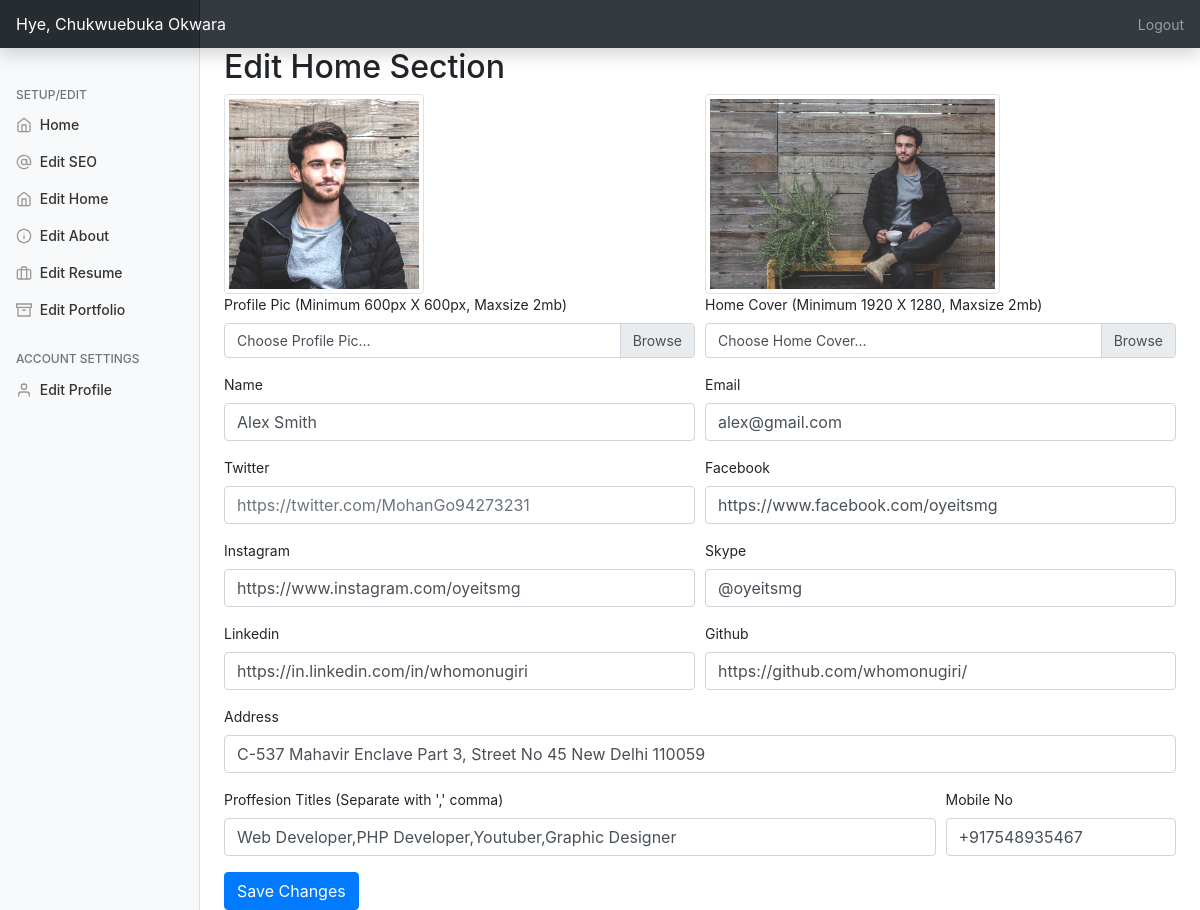
Before: /admin/?edithome=true (signed in) with the older database file.
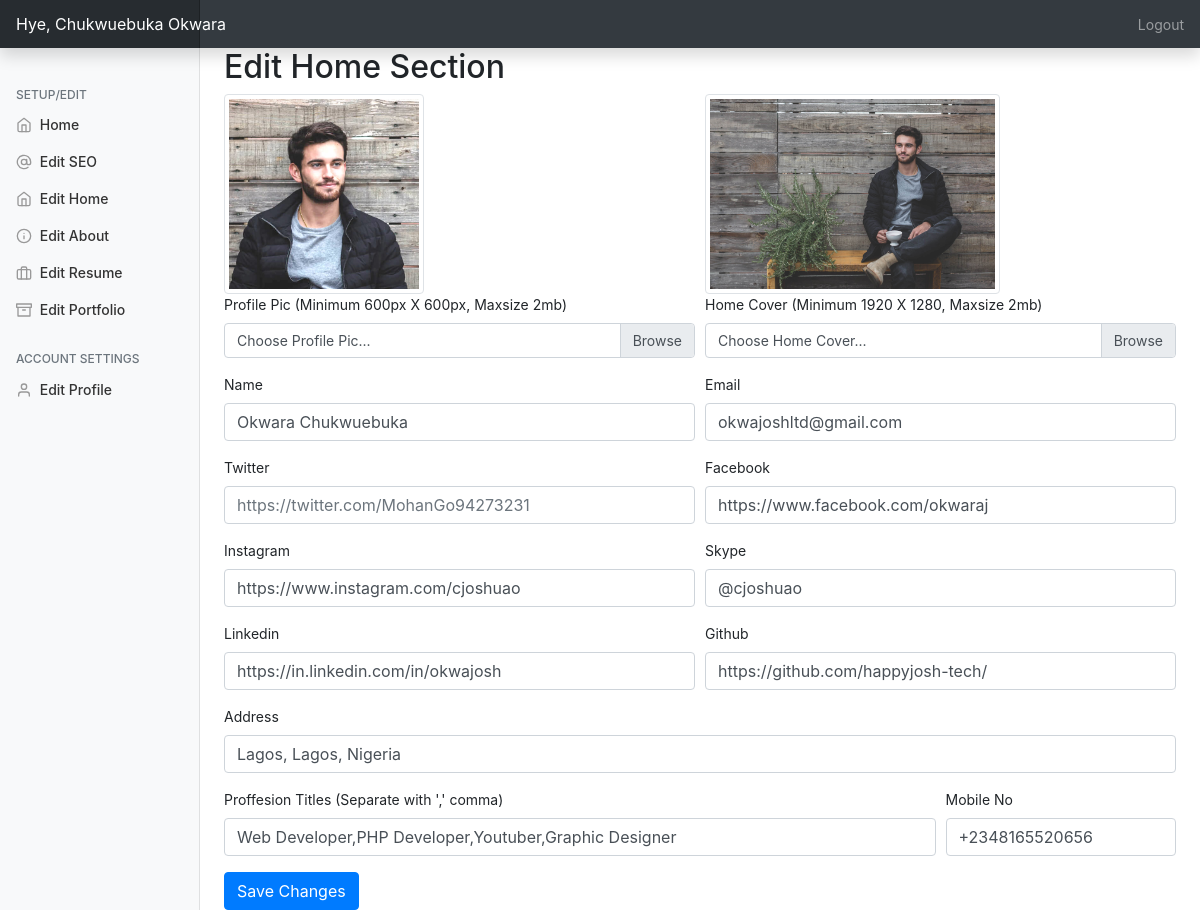
After: the same page with the newer database file.
### tables this page shows
CREATE TABLE `personal_setup` (
  `id` int(11) NOT NULL,
  `profilepic` varchar(250) NOT NULL,
  `name` varchar(250) NOT NULL,
  `twitter` varchar(200) NOT NULL,
  `facebook` varchar(200) NOT NULL,
  `instagram` varchar(200) NOT NULL,
  `skype` varchar(200) NOT NULL,
  `linkedin` varchar(200) NOT NULL,
  `github` varchar(200) NOT NULL,
  `homewallpaper` varchar(200) NOT NULL,
  `professions` varchar(200) NOT NULL,
  `location` text NOT NULL,
  `mobile` varchar(200) NOT NULL,
  `emailid` varchar(200) NOT NULL
);

### admin/php/home.php (the view, shortened to what this page needs)
<h2>Edit Home Section</h2>
         <form method="post" action="php/uhome.php" enctype="multipart/form-data">
  <div class="form-row">
  <div class="form-group col-md-6">
  <img src="../assets/img/<?=$data['profilepic']?>" class="oo img-thumbnail"><br>
  <label>Profile Pic (Minimum 600px X 600px, Maxsize 2mb)</label>
  <div class="custom-file">
    <label class="custom-file-label" for="profilepic">Choose Profile Pic...</label>
  </div></div>
  <div class="form-group col-md-6">
  <img src="../assets/img/<?=$data['homewallpaper']?>" class="oo img-thumbnail">
  <label>Home Cover (Minimum 1920 X 1280, Maxsize 2mb)</label>
  <div class="custom-file">
    <label class="custom-file-label" for="profilepic">Choose Home Cover...</label>
  </div></div>
   <div class="form-group col-md-6">
      <label for="name">Name</label>
      <input type="name" name="name" value="<?=$data['name']?>" class="form-control" id="name" placeholder="Mohan Goswami">
    </div>
    <div class="form-group col-md-6">
      <label for="email">Email</label>
      <input type="email" name="email" value="<?=$data['emailid']?>" class="form-control" id="email" placeholder="workwithmohan@gmail.com">
    </div>
    <div class="form-group col-md-6">
      <label for="twitter">Twitter</label>
      <input type="text" class="form-control" value="<?=$data['twitter']?>" name="twitter" id="twitter" placeholder="https://twitter.com/MohanGo94273231">
    </div>
    <div class="form-group col-md-6">
      <label for="facebook">Facebook</label>
      <input type="text" class="form-control" value="<?=$data['facebook']?>" name="facebook" id="facebook" placeholder="https://facebook.com/MohanGo94273231">
    </div>
    <div class="form-group col-md-6">
      <label for="instagram">Instagram</label>
      <input type="text" class="form-control" value="<?=$data['instagram']?>" name="instagram" id="instagram" placeholder="https://instagram.com/MohanGo94273231">
    </div>
    <div class="form-group col-md-6">
      <label for="skype">Skype</label>
      <input type="text" value="<?=$data['skype']?>" class="form-control" name="skype" id="skype" placeholder="@monu250">
    </div>
    <div class="form-group col-md-6">
      <label for="linkedin">Linkedin</label>
      <input type="text" class="form-control" value="<?=$data['linkedin']?>" name="linkedin" id="linkedin" placeholder="https://linkedin.com/MohanGo94273231">
    </div>
    <div class="form-group col-md-6">
      <label for="github">Github</label>
      <input type="text" class="form-control"  value="<?=$data['github']?>" name="github" id="github" placeholder="https://github.com/MohanGo94273231">
    </div>
  </div>
  <div class="form-group">
    <label for="address">Address</label>
    <input type="text" name="address" value="<?=$data['location']?>" class="form-control" id="address" placeholder="C-537 Mahavir Enclave Part-3, New Delhi 110059">
  </div>
  <div class="form-row">
  <div class="form-group col-md-9">
    <label for="profession">Proffesion Titles (Separate with ',' comma)</label>
    <input type="text" class="form-control" name="profession" value="<?=$data['professions']?>" id="profession" placeholder="Web Developer,PHP Developer,Graphic Designer">
  </div>
  <div class="form-group col-md-3">
    <label for="mobile">Mobile No</label>
    <input type="text" class="form-control" value="<?=$data['mobile']?>" name="mobile" id="mobile" placeholder="+917838403916">
  </div>
             </div>
  <input type="submit" name="save" class="btn btn-primary" value="Save Changes">
</form>

### admin/index.php (shortened to what this page needs)
<?php
include('../include/db.php');
$query="SELECT * FROM personal_setup,aboutus_setup,basic_setup,admin_users";
$queryrun=mysqli_query($db,$query);
$data=mysqli_fetch_array($queryrun);
?>
<!doctype html>
<html lang="en">
  <head>
<link href="assets/dist/css/bootstrap.css" rel="stylesheet">
    <link href="css/dashboard.css" rel="stylesheet">
  </head>
  <body>
    <nav class="navbar navbar-dark sticky-top bg-dark flex-md-nowrap p-0 shadow">
  <a class="navbar-brand col-md-3 col-lg-2 mr-0 px-3" href="#">Hye, <?=$_SESSION['username']?></a>
  <ul class="navbar-nav px-3">
    <li class="nav-item text-nowrap">
      <a class="nav-link" href="php/logout.php">Logout</a>
    </li>
  </ul>
</nav>
<div class="container-fluid">
  <div class="row">
    <nav id="sidebarMenu" class="col-md-3 col-lg-2 d-md-block bg-light sidebar collapse">
      <div class="sidebar-sticky pt-3">
        <ul class="nav flex-column">
          <h6 class="sidebar-heading d-flex justify-content-between align-items-center px-3 mt-4 mb-1 text-muted">
          <span>Setup/Edit</span>
        </h6>
        <li class="nav-item">
            <a class="nav-link" href="../admin/">
              <span data-feather="home"></span>
            Home
            </a>
          </li>
         <li class="nav-item">
            <a class="nav-link" href="?editseo=true">
              <span data-feather="at-sign"></span>
              Edit SEO
            </a>
          </li>
          <li class="nav-item">
            <a class="nav-link" href="?edithome=true">
              <span data-feather="home"></span>
              Edit Home
            </a>
          </li>
          <li class="nav-item">
            <a class="nav-link" href="?editabout=true">
              <span data-feather="info"></span>
              Edit About
            </a>
          </li>
          <li class="nav-item">
            <a class="nav-link" href="?editresume=true">
              <span data-feather="briefcase"></span>
              Edit Resume
            </a>
          </li>
          <li class="nav-item">
            <a class="nav-link" href="?editportfolio=true">
              <span data-feather="archive"></span>
              Edit Portfolio
            </a>
          </li>
        </ul>
        <h6 class="sidebar-heading d-flex justify-content-between align-items-center px-3 mt-4 mb-1 text-muted">
          <span>Account Settings</span>
        </h6>
        <ul class="nav flex-column mb-2">
          <li class="nav-item">
            <a class="nav-link" href="?editprofile=true">
              <span data-feather="user"></span>
              Edit Profile
            </a>
          </li>
        </ul>
      </div>
    </nav>
    <main role="main" class="col-md-9 ml-sm-auto col-lg-10 px-md-4">
<?php
     if(isset($_GET['edithome'])){
     include('php/home.php');
     }else if(isset($_GET['editabout'])){
         include('php/about.php');
     }else if(isset($_GET['editresume'])){
       include('php/resume.php');
     }else if(isset($_GET['editportfolio'])){
      include('php/portfolio.php');
     }else if(isset($_GET['editseo'])){
         include('php/seo.php');
     }else if(isset($_GET['editprofile'])){ ?>
        <h2>Edit Profile</h2>
    <?php
         if(isset($_GET['msg'])){
  if($_GET['msg']=='updated'){
      ?>
      <div class="alert alert-success text-center" role="alert">
  Successfully Updated !
</div>
      <?php
  }
 }
?>
         <form method="post" action="php/uprofile.php">
         <div class="form-row">
             <div class="form-group col-md-6">
    <label for="ptitle">Name</label>
    <input type="text" name="username" value="<?=$data['username']?>" class="form-control" id="ptitle" placeholder="Monu Giri">
  </div>
        <div class="form-group col-md-6">
    <label for="psubtitle">Password</label>
    <input type="text" name="userpass" value="<?=$data['user_pass']?>" class="form-control" id="psubtitle" placeholder="*************">
  </div>
        <div class="form-group col-md-12">
    <label for="psubtitle">Email Id</label>
    <input type="text" name="userid" value="<?=$data['user_id']?>" class="form-control" id="psubtitle" placeholder="admin@admin.com">
  </div>
         </div>
         <input type="submit" name="uprofile" class="btn btn-primary" value="Save Changes">
         </form>
    <?php }else{
         include('php/welcome.php');
     } ?>
    </main>
  </div>
</div>
        <script src="js/dashboard.js"></script></body>
</html>

### admin/css/dashboard.css (style rules this page uses)
body { font-size: .875rem; }
.feather { width: 16px; height: 16px; vertical-align: text-bottom; }
.sidebar { position: fixed; top: 0; bottom: 0; left: 0; z-index: 100; padding: 48px 0 0; box-shadow: inset -1px 0 0 rgba(0, 0, 0, .1); }
.sidebar-sticky { position: relative; top: 0; height: calc(100vh - 48px); padding-top: .5rem; overflow-x: hidden; overflow-y: auto; }
.sidebar .nav-link { font-weight: 500; color: #333; }
.sidebar .nav-link .feather { margin-right: 4px; color: #999; }
.sidebar-heading { font-size: .75rem; text-transform: uppercase; }
.navbar-brand { padding-top: .75rem; padding-bottom: .75rem; font-size: 1rem; background-color: rgba(0, 0, 0, .25); box-shadow: inset -1px 0 0 rgba(0, 0, 0, .25); }

### admin/index.php (style rules this page uses)
.oo { height: 200px; }

Changed rows visible on the page:
changed personal_setup "Web Developer,PHP Developer,Youtuber,Graphic Designer": name "Alex Smith" → "Okwara Chukwuebuka"; email "alex@gmail.com" → "okwajoshltd@gmail.com"; facebook "https://www.facebook.com/oyeitsmg" → "https://www.facebook.com/okwaraj"; instagram "https://www.instagram.com/oyeitsmg" → "https://www.instagram.com/cjoshuao"; skype "@oyeitsmg" → "@cjoshuao"; linkedin "https://in.linkedin.com/in/whomonugiri" → "https://in.linkedin.com/in/okwajosh"; github "https://github.com/whomonugiri/" → "https://github.com/happyjosh-tech/"; address "C-537 Mahavir Enclave Part 3, Street No 45 New Delhi 110059" → "Lagos, Lagos, Nigeria"; mobile "+917548935467" → "+2348165520656"
